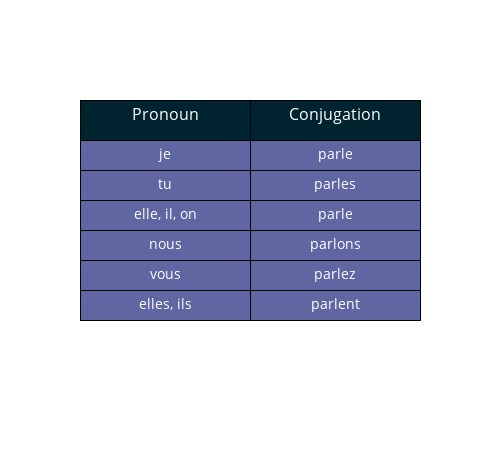

Notebook code cell kept with this figure:
### Markdown cell above
## The Regular Verbs

There are three types of regular verbs, which are identified by their endings. They are:
- the "-er" verbs, such as "parler" (to speak)
- the "-ir" verbs, such as "finir" (to finish)
- the "-re" verbs, such as "vendre" (to sell)

Each of these three type has its own pattern for conjugation, which is shared by all other regular verbs of the same typs. Let's have a look at these.

## 1. The "-er" Regular Verbs

There is a general rubric for conjugating verbs that end in **er** in the present tense. 

We will illustrate this with the verb "parler" (to speak). The stem of the verb parler is "parl-". We conjugate it by adding on the endings "e", "es", "e", "ons", "ez" "ent" for the corresponding pronouns, as follows:

### Code cell
french = ['je','tu','elle, il, on','nous','vous','elles, ils']
stem = ['parl-','parl-','parl-','parl-','parl-','parl-']
ending = ['e','es','e','ons','ez','ent']
parler_conjug = ['parle','parles','parle','parlons','parlez','parlent']


trace0 = go.Table(
  columnorder = [1,2],
  columnwidth = [10,10],
  header = dict(
    values = ['Pronoun','Conjugation'],
    line = dict(color = 'rgb(0,0,0)'),
    fill = dict(color = 'rgb(0,35,48)'),
    align = ['center','center'],
    font = dict(color = 'white', size = 16),
    height = 40
  ),
  cells = dict(
    values = [french,parler_conjug],
    line = dict(color = 'black'),
    fill = dict(color = 'rgb(95,102,161)'),
    align = ['center', 'center'],
    font = dict(color = 'white', size = 14),
    height = 30
    )
)
layout = dict(width=500, height=450)

data = [trace0]
fig = dict(data = data, layout = layout)

iplot(fig)

### Figure 1 — Plotly figure (JSON) as saved in the notebook; plotly's stock layout.template omitted (floating-point values rounded to 4 significant figures)
{"data": [{"cells": {"align": ["center", "center"], "fill": {"color": "rgb(95,102,161)"}, "font": {"color": "white", "size": 14}, "height": 30, "line": {"color": "black"}, "values": [["je", "tu", "elle, il, on", "nous", "vous", "elles, ils"], ["parle", "parles", "parle", "parlons", "parlez", "parlent"]]}, "columnorder": [1, 2], "columnwidth": [10, 10], "header": {"align": ["center", "center"], "fill": {"color": "rgb(0,35,48)"}, "font": {"color": "white", "size": 16}, "height": 40, "line": {"color": "rgb(0,0,0)"}, "values": ["Pronoun", "Conjugation"]}, "type": "table"}], "layout": {"height": 450, "width": 500}}
